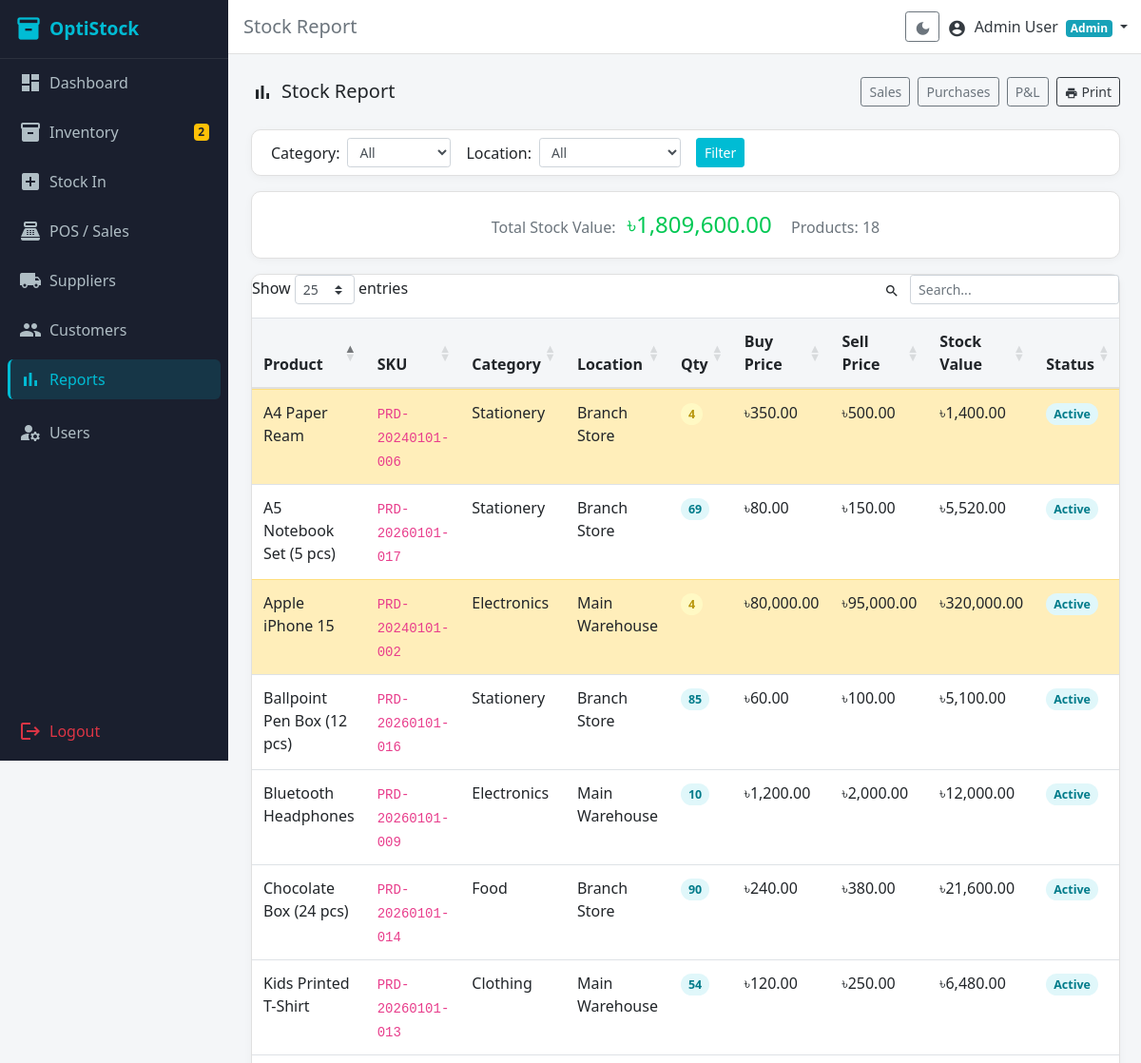
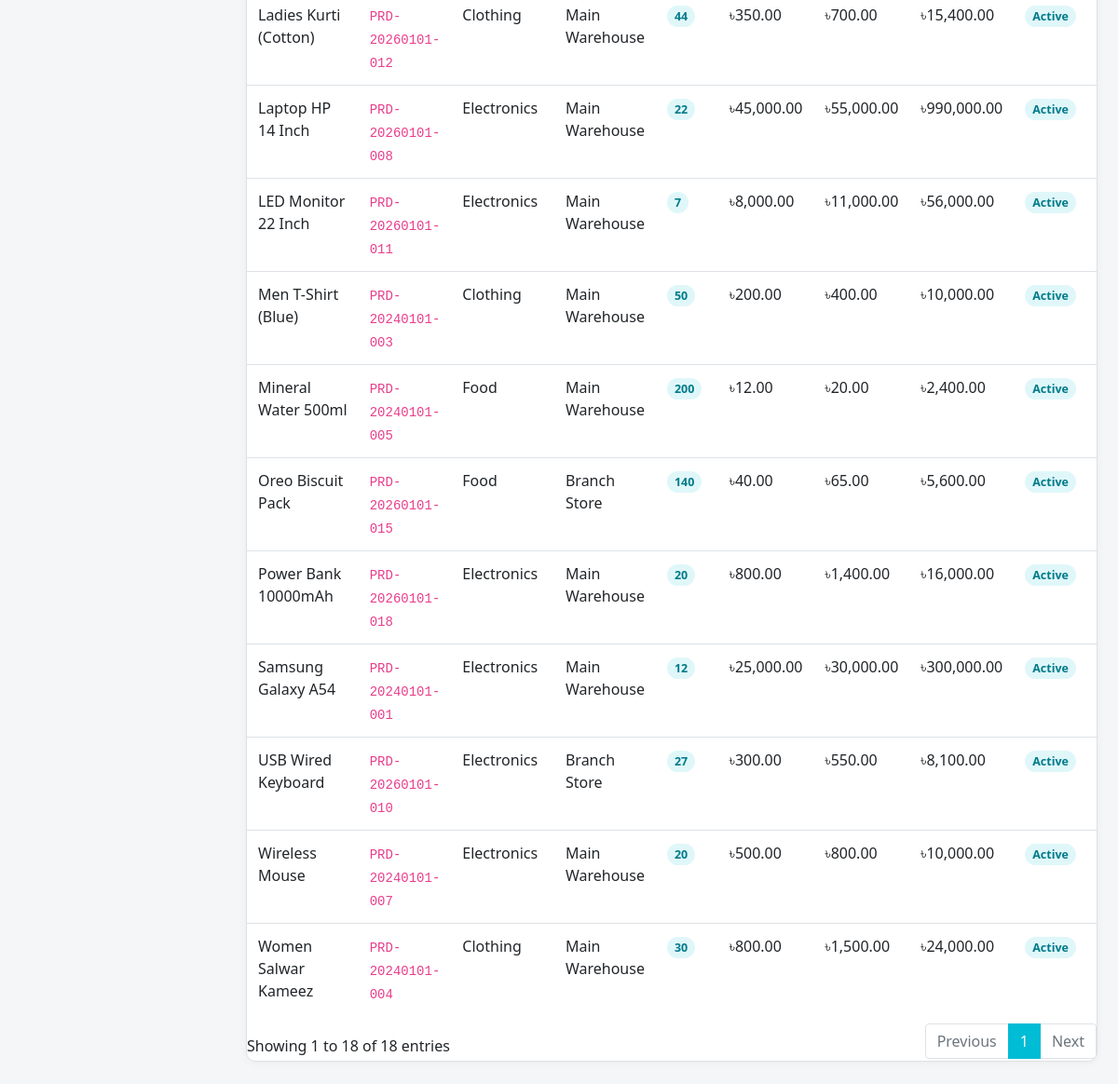
Screenshot of /modules/reports/stock_report.php (signed in) with the database file from the repository (2 pictures, top to bottom).
### tables this page shows
CREATE TABLE `products` (
  `id` int(10) UNSIGNED NOT NULL,
  `name` varchar(200) NOT NULL,
  `sku` varchar(50) NOT NULL,
  `barcode` varchar(100) DEFAULT NULL,
  `category_id` int(10) UNSIGNED DEFAULT NULL,
  `supplier_id` int(10) UNSIGNED DEFAULT NULL,
  `location_id` int(10) UNSIGNED DEFAULT NULL,
  `purchase_price` decimal(10,2) NOT NULL DEFAULT 0.00,
  `selling_price` decimal(10,2) NOT NULL DEFAULT 0.00,
  `quantity` int(11) NOT NULL DEFAULT 0,
  `low_stock_alert` int(11) NOT NULL DEFAULT 5,
  `description` text DEFAULT NULL,
  `status` enum('active','inactive') NOT NULL DEFAULT 'active',
  `created_at` datetime NOT NULL DEFAULT current_timestamp()
);

CREATE TABLE `categories` (
  `id` int(10) UNSIGNED NOT NULL,
  `name` varchar(100) NOT NULL,
  `description` text DEFAULT NULL,
  `created_at` datetime NOT NULL DEFAULT current_timestamp()
);

CREATE TABLE `locations` (
  `id` int(10) UNSIGNED NOT NULL,
  `name` varchar(100) NOT NULL,
  `address` text DEFAULT NULL,
  `created_at` datetime NOT NULL DEFAULT current_timestamp()
);

### modules/reports/stock_report.php (the view, shortened to what this page needs)
<?php
require_once __DIR__ . '/../../includes/auth_check.php';
$sql = 'SELECT p.*, cat.name AS category, l.name AS location, (p.quantity * p.purchase_price) AS stock_value
        FROM products p
        LEFT JOIN categories cat ON cat.id = p.category_id
        LEFT JOIN locations l ON l.id = p.location_id
        WHERE 1=1';
$params = [];
$sql .= ' ORDER BY p.name';
$stmt = $pdo->prepare($sql);
$stmt->execute($params);
$products = $stmt->fetchAll();
$totalValue = array_sum(array_column($products, 'stock_value'));
include __DIR__ . '/../../includes/header.php';
?>
<div class="d-flex justify-content-between align-items-center mb-4">
  <h5 class="mb-0"><span class="material-icons align-middle mr-2">bar_chart</span>Stock Report</h5>
  <div class="no-print">
    <a href="<?= BASE_URL ?>/modules/reports/sales_report.php" class="btn btn-outline-secondary btn-sm mr-1">Sales</a>
    <a href="<?= BASE_URL ?>/modules/reports/purchase_report.php" class="btn btn-outline-secondary btn-sm mr-1">Purchases</a>
    <a href="<?= BASE_URL ?>/modules/reports/profit_loss.php" class="btn btn-outline-secondary btn-sm mr-1">P&amp;L</a>
    <button onclick="window.print()" class="btn btn-outline-dark btn-sm">
      <span class="material-icons align-middle" style="font-size:14px;">print</span> Print
    </button>
  </div>
</div>
<div class="card mb-3 no-print">
  <div class="card-body py-2">
    <form method="GET" class="form-inline">
      <label class="mr-2">Category:</label>
      <select name="category" class="form-control form-control-sm mr-3">
        <option value="">All</option>
      </select>
      <label class="mr-2">Location:</label>
      <select name="location" class="form-control form-control-sm mr-3">
        <option value="">All</option>
      </select>
      <button type="submit" class="btn btn-sm btn-primary">Filter</button>
    </form>
  </div>
</div>
<div class="card mb-3">
  <div class="card-body text-center">
    <span class="text-muted">Total Stock Value: </span>
    <span class="h4 ml-2" style="color:#00C853;">৳<?= number_format($totalValue, 2) ?></span>
    <span class="text-muted ml-3">Products: <?= count($products) ?></span>
  </div>
</div>
<div class="card">
  <div class="table-responsive">
    <table class="table table-hover datatable mb-0">
      <thead>
        <tr><th>Product</th><th>SKU</th><th>Category</th><th>Location</th><th>Qty</th><th>Buy Price</th><th>Sell Price</th><th>Stock Value</th><th>Status</th></tr>
      </thead>
      <tbody>
        <?php foreach ($products as $p): ?>
        <?php $isLow = $p['quantity'] <= $p['low_stock_alert']; ?>
        <tr <?= $isLow ? 'class="table-warning"' : '' ?>>
          <td><?= htmlspecialchars($p['name']) ?></td>
          <td><code><?= htmlspecialchars($p['sku']) ?></code></td>
          <td><?= htmlspecialchars($p['category'] ?? '—') ?></td>
          <td><?= htmlspecialchars($p['location'] ?? '—') ?></td>
          <td>
            <?php
              if ($p['quantity'] <= 0) echo '<span class="stock-out">' . $p['quantity'] . '</span>';
              elseif ($isLow)          echo '<span class="stock-low">' . $p['quantity'] . '</span>';
              else                     echo '<span class="stock-ok">' . $p['quantity'] . '</span>';
            ?>
          </td>
          <td>৳<?= number_format($p['purchase_price'], 2) ?></td>
          <td>৳<?= number_format($p['selling_price'], 2) ?></td>
          <td>৳<?= number_format($p['stock_value'], 2) ?></td>
          <td><span class="status-<?= $p['status'] ?>"><?= ucfirst($p['status']) ?></span></td>
        </tr>
        <?php endforeach; ?>
      </tbody>
    </table>
  </div>
</div>
<?php
include __DIR__ . '/../../includes/footer.php';

### assets/css/style.css (style rules this page uses)
:root { --color-sidebar: #1A1F2E; --color-primary: #00BCD4; --color-accent: #26C6DA; --color-success: #00C853; --color-warning: #FFD600; --color-danger: #FF1744; --color-primary-dark: #0097A7; --color-primary-light: #E0F7FA; --color-sidebar-text: #B0BEC5; --color-sidebar-active-bg: rgba(0,188,212,0.15); --color-topbar: #FFFFFF; --color-page-bg: #F4F6F8; --color-card-bg: #FFFFFF; --color-text-main: #212529; --color-text-muted: #6C757D; --color-border: #E0E0E0; }
html, body { height: 100%; }
body { background-color: var(--color-page-bg); font-family: 'Segoe UI', sans-serif; }
.card { border: 1px solid var(--color-border); border-radius: 10px; box-shadow: 0 2px 8px rgba(0,0,0,0.04); }
.btn-primary { background-color: var(--color-primary); border-color: var(--color-primary); }
a { color: var(--color-primary); }
.table thead th { background-color: var(--color-page-bg); border-bottom: 2px solid var(--color-border); font-weight: 600; }
.status-active { color: #007B8A; background: #E0F7FA; padding: 3px 8px; border-radius: 20px; font-size: 0.78rem; font-weight: 600; }
.stock-low { color: #B8960C; background: #FFF9C4; padding: 3px 8px; border-radius: 20px; font-size: 0.78rem; font-weight: 600; }
.stock-ok { color: #007B8A; background: #E0F7FA; padding: 3px 8px; border-radius: 20px; font-size: 0.78rem; font-weight: 600; }

### rows the page displays
products: name "A4 Paper Ream", sku "PRD-20240101-006", category.name "Stationery", location.name "Branch Store", quantity "4", purchase_price "350.00", selling_price "500.00", stock_value "1,400.00", status "Active"
products: name "A5 Notebook Set (5 pcs)", sku "PRD-20260101-017", category.name "Stationery", location.name "Branch Store", quantity "69", purchase_price "80.00", selling_price "150.00", stock_value "5,520.00", status "Active"
products: name "Apple iPhone 15", sku "PRD-20240101-002", category.name "Electronics", location.name "Main Warehouse", quantity "4", purchase_price "80,000.00", selling_price "95,000.00", stock_value "320,000.00", status "Active"
products: name "Ballpoint Pen Box (12 pcs)", sku "PRD-20260101-016", category.name "Stationery", location.name "Branch Store", quantity "85", purchase_price "60.00", selling_price "100.00", stock_value "5,100.00", status "Active"
products: name "Bluetooth Headphones", sku "PRD-20260101-009", category.name "Electronics", location.name "Main Warehouse", quantity "10", purchase_price "1,200.00", selling_price "2,000.00", stock_value "12,000.00", status "Active"
products: name "Chocolate Box (24 pcs)", sku "PRD-20260101-014", category.name "Food", location.name "Branch Store", quantity "90", purchase_price "240.00", selling_price "380.00", stock_value "21,600.00", status "Active"
products: name "Kids Printed T-Shirt", sku "PRD-20260101-013", category.name "Clothing", location.name "Main Warehouse", quantity "54", purchase_price "120.00", selling_price "250.00", stock_value "6,480.00", status "Active"
products: name "Ladies Kurti (Cotton)", sku "PRD-20260101-012", category.name "Clothing", location.name "Main Warehouse", quantity "44", purchase_price "350.00", selling_price "700.00", stock_value "15,400.00", status "Active"
products: name "Laptop HP 14 Inch", sku "PRD-20260101-008", category.name "Electronics", location.name "Main Warehouse", quantity "22", purchase_price "45,000.00", selling_price "55,000.00", stock_value "990,000.00", status "Active"
products: name "LED Monitor 22 Inch", sku "PRD-20260101-011", category.name "Electronics", location.name "Main Warehouse", quantity "7", purchase_price "8,000.00", selling_price "11,000.00", stock_value "56,000.00", status "Active"
products: name "Men T-Shirt (Blue)", sku "PRD-20240101-003", category.name "Clothing", location.name "Main Warehouse", quantity "50", purchase_price "200.00", selling_price "400.00", stock_value "10,000.00", status "Active"
products: name "Mineral Water 500ml", sku "PRD-20240101-005", category.name "Food", location.name "Main Warehouse", quantity "200", purchase_price "12.00", selling_price "20.00", stock_value "2,400.00", status "Active"
products: name "Oreo Biscuit Pack", sku "PRD-20260101-015", category.name "Food", location.name "Branch Store", quantity "140", purchase_price "40.00", selling_price "65.00", stock_value "5,600.00", status "Active"
products: name "Power Bank 10000mAh", sku "PRD-20260101-018", category.name "Electronics", location.name "Main Warehouse", quantity "20", purchase_price "800.00", selling_price "1,400.00", stock_value "16,000.00", status "Active"
products: name "Samsung Galaxy A54", sku "PRD-20240101-001", category.name "Electronics", location.name "Main Warehouse", quantity "12", purchase_price "25,000.00", selling_price "30,000.00", stock_value "300,000.00", status "Active"
products: name "USB Wired Keyboard", sku "PRD-20260101-010", category.name "Electronics", location.name "Branch Store", quantity "27", purchase_price "300.00", selling_price "550.00", stock_value "8,100.00", status "Active"
products: name "Wireless Mouse", sku "PRD-20240101-007", category.name "Electronics", location.name "Main Warehouse", quantity "20", purchase_price "500.00", selling_price "800.00", stock_value "10,000.00", status "Active"
products: name "Women Salwar Kameez", sku "PRD-20240101-004", category.name "Clothing", location.name "Main Warehouse", quantity "30", purchase_price "800.00", selling_price "1,500.00", stock_value "24,000.00", status "Active"

### other values shown
$lowStockCount "2"
$pageTitle "Stock Report"
$_SESSION['name'] "Admin User"
$_SESSION['role'] "Admin"
$totalValue "1,809,600.00"
count($products) "18"
